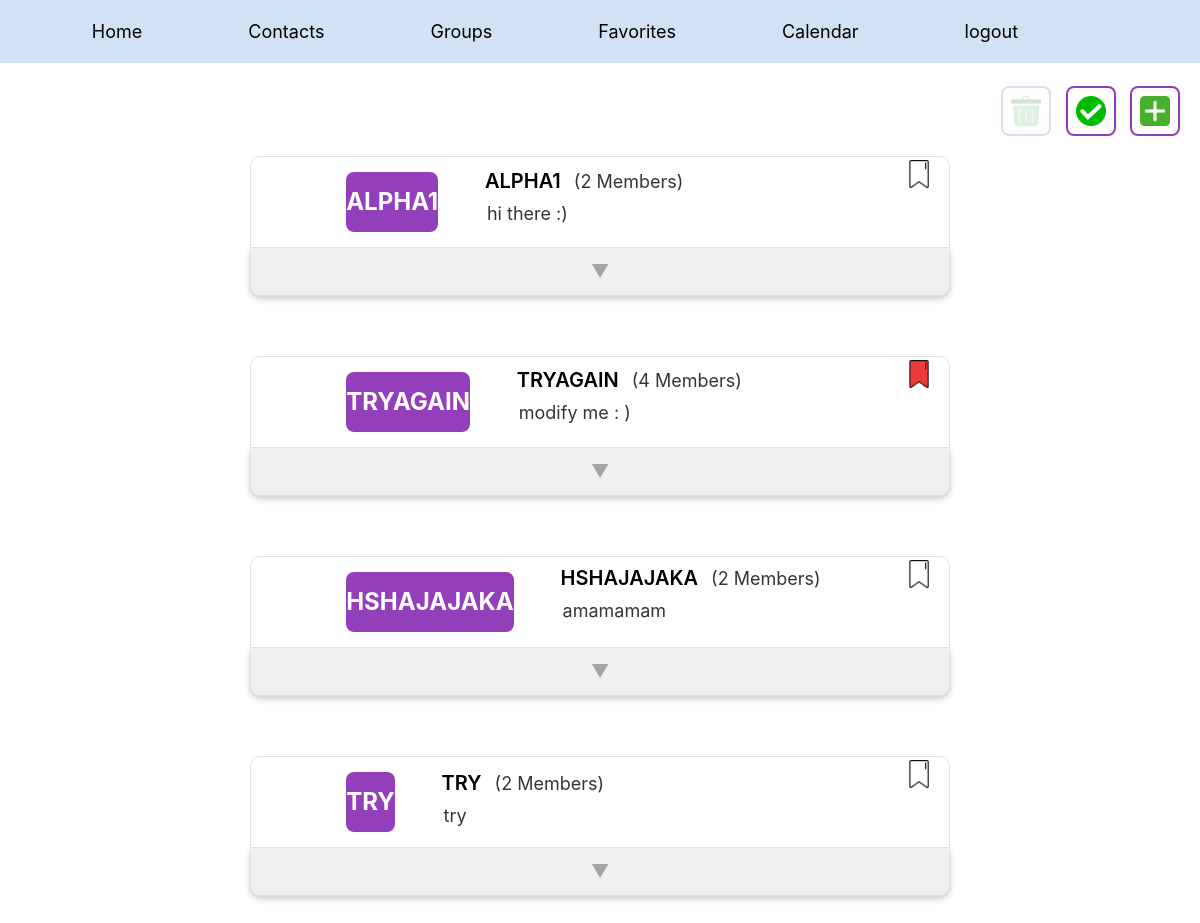
/groups (signed in), run on the app's committed database.
### contacts/models.py (models this page shows, shortened)
class Group(models.Model):
    name = models.CharField(max_length=10)
    description = models.TextField(blank=True, null=True)
    admins = models.ManyToManyField(User)
    members = models.ManyToManyField(Contact)
    pinned_message = models.CharField(max_length=255, blank=True, null=True)
    isFavorite = models.BooleanField(default=False)

### contacts/views.py (the view)
# urls.py: path('groups',views.groups, name="groups"),
@login_required
def groups(request):
    groups = Group.objects.filter(admins=request.user)
    return render(request, 'groups/groups.html', {
        'groups': groups
    })

### contacts/templates/groups/groups.html (shortened to what this page needs)
{% extends "standard/layout.html" %}
{% load static %}
{% block head %}
<link href="{% static 'contact_style/group_style/groups.css' %}" rel="stylesheet">
<link href="{% static 'contact_style/components/favoritebutton.css' %}" rel="stylesheet">
<link href="{% static 'contact_style/components/list_card.css' %}" rel="stylesheet">
<link href="{% static 'contact_style/components/modal.css' %}" rel="stylesheet">
<link href="{% static 'contact_style/components/header_buttons.css' %}" rel="stylesheet">
<link href="{% static 'contact_style/components/profile_pictures.css' %}" rel="stylesheet">
{% endblock %}
{% block body %}
<div class="header-section">
    <div class="profile-icons">
        <button id="deleteButtonGroup" disabled onclick="deleteSelectedGroup()">
            <img src="{% static 'img/delete.png' %}" class="icon" alt="Delete">
        </button>
        <button id="selectButtonGroup" onclick="toggleCheckboxes()">
            <img src="{% static 'img/select.png' %}" class="icon" alt="Select">
        </button>
        <button id="addButton" onclick="window.location.href='{% url 'add_group' %}'">
            <img src="{% static 'img/add.png' %}" class="icon" alt="Add">
        </button>
    </div>
</div>
{% for group in groups %}
    <div class="profile-wrapper">
        <div class="profile-container" onclick="openGroupDetails({{ group.id }})">
            <button id="FavoriteButtonGroup" onclick="toggleFavoriteGroup(this,{{group.id}})">
                {% if group.isFavorite %}
                <img src="{% static 'img/redFavorite.png' %}" data-white-src="{% static 'img/whiteFavorite.png' %}" data-red-src="{% static 'img/redFavorite.png' %}" class="Favorite" alt="Favorite Icon">
                {% else %}
                <img src="{% static 'img/whiteFavorite.png' %}" data-white-src="{% static 'img/whiteFavorite.png' %}" data-red-src="{% static 'img/redFavorite.png' %}" class="Favorite" alt="Favorite Icon">
                {% endif %}
            </button>
            <div class="profile-picture-group-list">
                {{ group.name|upper }}
            </div>
            <div class="text-container">
                <span id="name">
                    {{ group.name|upper }}
                    <span class="member-count">({{ group.members.count }} Members)</span>
                </span>
                <textarea id="description" readonly >{{ group.description }}</textarea>
            </div>
        </div>
        <div class="profile-footer" onclick="toggleGroupDetails(this)">
            <span class="arrow">&#9660;</span>
        </div>
    </div>
{% empty %}
    <li>No groups found.</li>
{% endfor %}
{% endblock %}

### contacts/static/contact_style/group_style/groups.css (style rules this page uses)
.profile-icons .icon { border: 2px solid #933ebb; }
.arrow { font-size: 18px; cursor: default; }
.text-container { display: flex; flex-direction: column; justify-content: center; align-items: flex-start; width: 100%; margin-top: -5%; margin-left: -5%; }
#name { font-size: 20px; font-weight: 600; color: #000000; }
.member-count { font-size: 18px; font-weight: 400; color: #353535; margin-left: 8px; }
textarea { border: none; outline: none; resize: none; background-color: transparent; font-size: 18px; font-weight: 400; color: #353535; width: 100%; cursor: default; height: auto ; line-height: 1.2em; }
#description { margin-bottom: -10%; font-size: 18px; font-weight: 400; color: #353535; white-space: normal; overflow: visible; margin-top: 5px; }

### contacts/static/contact_style/components/favoritebutton.css (style rules this page uses)
#FavoriteButtonGroup { position: absolute; top: 2px; right: 10px; width: 40px; background: none; border: none; cursor: pointer; }
#FavoriteButtonGroup img.Favorite { transition: opacity 0.2s ease; width: 100%; height: 100%; }

### contacts/static/contact_style/components/list_card.css (style rules this page uses)
.profile-wrapper { display: flex; flex-direction: column; align-items: center; width: 100%; max-width: 700px; margin: 0 auto; margin-top: 20px; margin-bottom: 60px; }
.profile-container { display: flex; flex-direction: row; align-items: center; position: relative; width: 100%; padding: 15px; background-color: #fff; border: 1px solid #e0e0e0; border-top-left-radius: 10px; border-top-right-radius: 10px; cursor: pointer; }
.profile-footer { width: 100%; padding: 10px; text-align: center; background-color: #f0f0f0; color: #a3a3a3; border: 1px solid #e0e0e0; border-top: none; border-bottom-left-radius: 10px; border-bottom-right-radius: 10px; transition: height 1s ease; box-shadow: 0px 3px 6px rgba(0, 0, 0, 0.2); overflow: hidden; }

### contacts/static/contact_style/components/header_buttons.css (style rules this page uses)
.header-section { display: flex; justify-content: flex-end; margin: 10px 20px; }
.profile-icons button { background: none; border: none; padding: 0; cursor: pointer; margin-left: 10px; margin-top: -20%; }
.profile-icons .icon { width: 50px; height: 50px; padding: 8px; border-radius: 8px; transition: transform 0.2s ease; }
#deleteButtonContact[disabled], #deleteButtonGroup[disabled] { opacity: 0.2; pointer-events: none; }

### contacts/static/contact_style/components/profile_pictures.css (style rules this page uses)
.profile-picture-contact-details, .profile-picture-contact-list, .profile-picture-personal, .profile-picture-group-list { display: flex; justify-content: center; align-items: center; text-transform: uppercase; flex-shrink: 0; font-weight: bold; color: #fff; }
.profile-picture-group-list { width: auto%; height: 60px; font-size: 24px; background-color: #933ebb; margin-right: 12%; margin-left: 12%; border-radius: 8px; }

### data on the page
Group: isFavorite False (drawn), name "ALPHA1", members.count "2", description "hi there :)"
Group: isFavorite True (drawn), name "TRYAGAIN", members.count "4", description "modify me : )"
Group: isFavorite False (drawn), name "HSHAJAJAKA", members.count "2", description "amamamam"
Group: isFavorite False (drawn), name "TRY", members.count "2", description "try"
